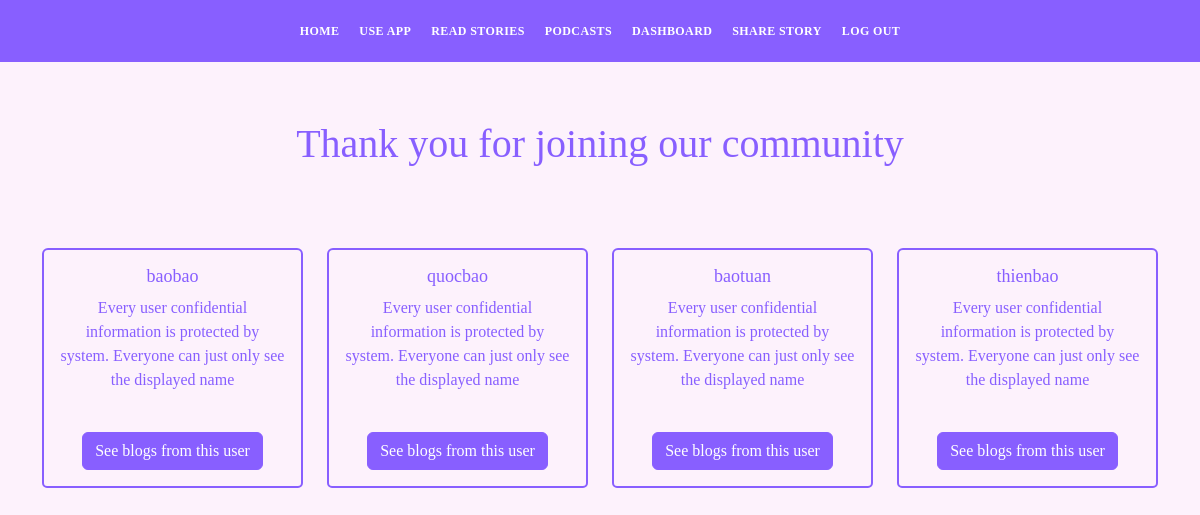
The page /all_users (signed in) on the database as committed earlier.
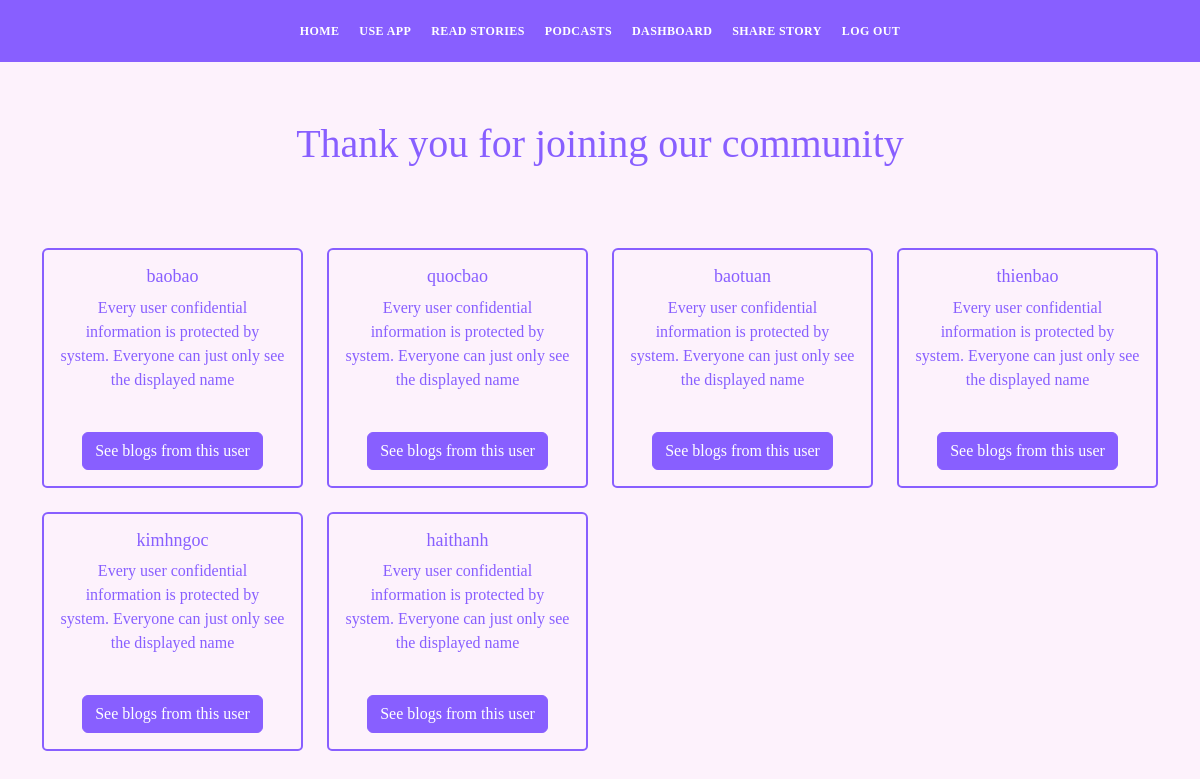
The same page on the database as committed later.
### app.py (models this page shows, shortened)
class Users(db.Model, UserMixin):
    id = db.Column(db.Integer, primary_key=True)
    name = db.Column(db.String(200), nullable=False)
    email =  db.Column(db.String(120), nullable=False, unique=True)
    user_name = db.Column(db.String(120), nullable=False)
    password_hash = db.Column(db.String(200))
    posts = db.relationship('Blogs', backref='poster')
    comments = db.relationship('Comments', backref='commenter')
    reacts = db.relationship('Reactions', backref='reacter')
    bookmarks = db.relationship('BookMarks', backref='bookmarker')
    @property
    def password():
        raise AttributeError('password is not a readable attribute')
    date_added = db.Column(db.DateTime, default=datetime.utcnow)

### app.py (the view)
@app.route("/all_users", methods=["GET", "POST"])
@login_required
def all_users():
    all_users = Users.query.order_by(Users.date_added)
    return render_template("all_users.html", all_users=all_users)

### app.py (called while the page is built)
@app.context_processor
def base():
    form = SearchForm()
    return dict(form=form)

@login_manager.user_loader
def load_user(user_id):
    return Users.query.get(int(user_id))

### templates/all_users.html (shortened to what this page needs)
{% include 'navbar.html' %}
<div id="hero" class="hero route bg-image">
    <div class="hero-content display-table">
        <div class="table-cell-2">
            <h1 class="text-purple">Thank you for joining our community</h1>
            <div class="container">
                <br>
                <div class="row mt-4">
                    {% for user in all_users %}
                            <div class="col-3 mt-4">
                                <div class="card card-primary-color" style="max-width: 19rem;">
                                <div class="card-body">
                                    <h5 class="card-title">{{user.user_name}}</h5>
                                    <p class="card-text">Every user confidential information is protected by system. Everyone can just only see the displayed name</p>
                                    <br>
                                    <a href="{{url_for('other_user_blogs', id=user.id)}}" class="btn btn-primary">See blogs from this user</a>
                                </div>
                            </div>
                        </div>
                    {% endfor %}
                </div>
            </div>
        </div>
    </div>
</div>

Rows that differ between the two databases and show on the page:
added Users: user_name "kimhngoc"
added Users: user_name "haithanh"
